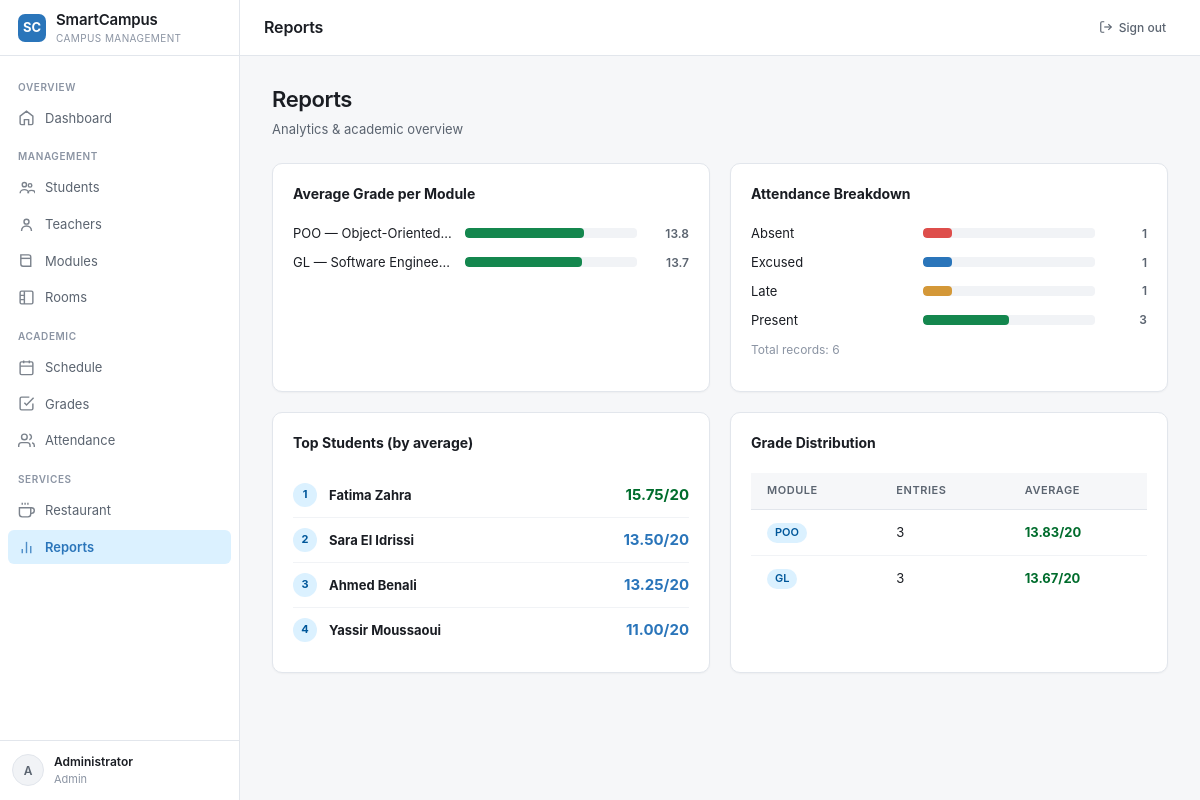
The app's page /reports (signed in) with its own data.
### tables this page shows
CREATE TABLE modules (
            id          INTEGER PRIMARY KEY AUTOINCREMENT,
            code        TEXT    NOT NULL UNIQUE,
            title       TEXT    NOT NULL,
            credits     INTEGER NOT NULL DEFAULT 3,
            semester    INTEGER NOT NULL DEFAULT 1,
            teacher_id  INTEGER REFERENCES teachers(id)
        );

CREATE TABLE attendance (
            id          INTEGER PRIMARY KEY AUTOINCREMENT,
            student_id  INTEGER NOT NULL REFERENCES students(id),
            session_id  INTEGER NOT NULL REFERENCES sessions(id),
            status      TEXT    NOT NULL DEFAULT 'present'
                        CHECK(status IN ('present','absent','late','excused')),
            date        TEXT    NOT NULL
        );

### app.py (the view)
@app.route("/reports")
@login_required(roles=["admin"])
def reports():
    db = get_db()
    module_avgs = rows_to_list(db.execute(
        """SELECT m.title, m.code, AVG(g.value) AS avg, COUNT(g.id) AS count
           FROM grades g JOIN modules m ON m.id=g.module_id
           GROUP BY m.id ORDER BY avg DESC"""
    ).fetchall())
    att_summary = rows_to_list(db.execute(
        """SELECT status, COUNT(*) AS cnt FROM attendance GROUP BY status"""
    ).fetchall())
    top_students = rows_to_list(db.execute(
        """SELECT s.first_name||' '||s.last_name AS name, AVG(g.value) AS avg
           FROM grades g JOIN students s ON s.id=g.student_id
           GROUP BY s.id ORDER BY avg DESC LIMIT 5"""
    ).fetchall())
    db.close()
    return render_template("reports.html",
                           module_avgs=module_avgs,
                           att_summary=att_summary,
                           top_students=top_students)

### app.py (called while the page is built)
def login_required(roles=None):
    def decorator(f):
        @functools.wraps(f)
        def wrapped(*args, **kwargs):
            if "user_id" not in session:
                flash("Please sign in first.", "warning")
                return redirect(url_for("login"))
            if roles and session.get("role") not in roles:
                flash("Access denied.", "danger")
                return redirect(url_for("dashboard"))
            return f(*args, **kwargs)
        return wrapped
    return decorator

def rows_to_list(rows):
    return [dict(r) for r in rows]

### database.py (called while the page is built)
def get_db():
    conn = sqlite3.connect(DB_PATH)
    conn.row_factory = sqlite3.Row
    conn.execute("PRAGMA foreign_keys = ON")
    return conn

### templates/reports.html (shortened to what this page needs)
{% extends "base.html" %}
{% block page_title %}Reports{% endblock %}
{% block content %}
<div class="page-header">
  <div><h1>Reports</h1><p>Analytics & academic overview</p></div>
</div>
<div class="reports-grid">
  <div class="card">
    <strong style="font-size:14px;display:block;margin-bottom:20px;">Average Grade per Module</strong>
    {% if module_avgs %}
      {% set max_avg = module_avgs | map(attribute='avg') | max %}
      {% for m in module_avgs %}
      <div class="bar-row">
        <span class="bar-label" title="{{ m.title }}">{{ m.code }} — {{ m.title[:20] }}{% if m.title|length > 20 %}…{% endif %}</span>
        <div class="bar-track">
          <div class="bar-fill" style="width:{{ ((m.avg or 0) / 20 * 100)|round(1) }}%;
            background: {% if (m.avg or 0) >= 12 %}oklch(0.55 0.13 155){% elif (m.avg or 0) >= 10 %}oklch(0.55 0.13 250){% else %}oklch(0.62 0.18 25){% endif %};"></div>
        </div>
        <span class="bar-val">{{ "%.1f"|format(m.avg or 0) }}</span>
      </div>
      {% endfor %}
    {% else %}
    <div class="empty-state"><p>No grade data yet.</p></div>
    {% endif %}
  </div>
  <div class="card">
    <strong style="font-size:14px;display:block;margin-bottom:20px;">Attendance Breakdown</strong>
    {% if att_summary %}
      {% set total = att_summary | sum(attribute='cnt') %}
      {% set colors = {'present': 'oklch(0.55 0.13 155)', 'absent': 'oklch(0.62 0.18 25)', 'late': 'oklch(0.72 0.13 75)', 'excused': 'oklch(0.55 0.13 250)'} %}
      {% for row in att_summary %}
      <div class="bar-row">
        <span class="bar-label" style="text-transform:capitalize;">{{ row.status }}</span>
        <div class="bar-track">
          <div class="bar-fill"
               style="width:{{ (row.cnt / total * 100)|round(1) }}%;background:{{ colors.get(row.status, 'oklch(0.55 0.13 250)') }};"></div>
        </div>
        <span class="bar-val">{{ row.cnt }}</span>
      </div>
      {% endfor %}
      <p style="font-size:12px;color:#8b94a3;margin-top:12px;">Total records: {{ total }}</p>
    {% else %}
    <div class="empty-state"><p>No attendance data yet.</p></div>
    {% endif %}
  </div>
  <div class="card">
    <strong style="font-size:14px;display:block;margin-bottom:20px;">Top Students (by average)</strong>
    {% if top_students %}
      {% for i, s in enumerate(top_students) %}
      <div class="top-student">
        <div class="rank">{{ i+1 }}</div>
        <div style="flex:1;">
          <strong style="font-size:13px;">{{ s.name }}</strong>
        </div>
        <span style="font-weight:700;font-size:15px;color:{% if s.avg >= 14 %}oklch(0.45 0.15 155){% elif s.avg >= 10 %}oklch(0.55 0.13 250){% else %}oklch(0.55 0.18 25){% endif %};">
          {{ "%.2f"|format(s.avg) }}/20
        </span>
      </div>
      {% endfor %}
    {% else %}
    <div class="empty-state"><p>No data yet.</p></div>
    {% endif %}
  </div>
  <div class="card">
    <strong style="font-size:14px;display:block;margin-bottom:20px;">Grade Distribution</strong>
    {% if module_avgs %}
    <table>
      <thead><tr><th>Module</th><th>Entries</th><th>Average</th></tr></thead>
      <tbody>
        {% for m in module_avgs %}
        <tr>
          <td><span class="badge badge-info">{{ m.code }}</span></td>
          <td>{{ m.count }}</td>
          <td>
            <strong style="color:{% if (m.avg or 0) >= 12 %}oklch(0.45 0.15 155){% elif (m.avg or 0) >= 10 %}oklch(0.45 0.13 250){% else %}oklch(0.55 0.18 25){% endif %};">
              {{ "%.2f"|format(m.avg or 0) }}/20
            </strong>
          </td>
        </tr>
        {% endfor %}
      </tbody>
    </table>
    {% else %}
    <div class="empty-state"><p>No grade data yet.</p></div>
    {% endif %}
  </div>
</div>
{% endblock %}

### templates/base.html (style rules this page uses)
*, *::before, *::after { box-sizing: border-box; }
html, body { height: 100%; margin: 0; }
body { font-family: 'Inter', -apple-system, BlinkMacSystemFont, 'Segoe UI', system-ui, sans-serif; background: #f6f7f9; color: #1a1d23; font-size: 14px; line-height: 1.45; -webkit-font-smoothing: antialiased; }
.page-header { display: flex; align-items: flex-end; justify-content: space-between; margin-bottom: 24px; gap: 16px; flex-wrap: wrap; }
.page-header h1 { margin: 0; font-size: 22px; font-weight: 600; letter-spacing: -0.02em; }
.page-header p { margin: 4px 0 0; color: #5b6470; font-size: 13px; }
.card { background: #fff; border: 1px solid #e2e6ec; border-radius: 10px; padding: 20px; box-shadow: 0 1px 2px rgba(15,20,30,.04); }
table { width: 100%; border-collapse: collapse; }
th { background: #f6f7f9; font-size: 11px; font-weight: 600; text-transform: uppercase; letter-spacing: 0.05em; color: #5b6470; padding: 10px 16px; text-align: left; border-bottom: 1px solid #e2e6ec; }
td { padding: 12px 16px; font-size: 13px; border-bottom: 1px solid #f1f3f6; vertical-align: middle; }
tr:last-child td { border-bottom: none; }
.badge { display: inline-flex; align-items: center; padding: 2px 8px; border-radius: 20px; font-size: 11px; font-weight: 600; }
.badge-info { background: oklch(0.95 0.04 250); color: oklch(0.45 0.13 250); }

### templates/reports.html (style rules this page uses)
.reports-grid { display: grid; grid-template-columns: 1fr 1fr; gap: 20px; }
.bar-row { display: flex; align-items: center; gap: 12px; margin-bottom: 10px; font-size: 13px; }
.bar-label { width: 160px; flex-shrink: 0; color: #1a1d23; white-space: nowrap; overflow: hidden; text-overflow: ellipsis; }
.bar-track { flex: 1; background: #f1f3f6; border-radius: 4px; height: 10px; overflow: hidden; }
.bar-fill { height: 100%; border-radius: 4px; background: oklch(0.55 0.13 250); transition: width 0.3s; }
.bar-val { width: 40px; text-align: right; font-weight: 600; color: #5b6470; font-size: 12px; }
.top-student { display: flex; align-items: center; gap: 12px; padding: 10px 0; border-bottom: 1px solid #f1f3f6; }
.top-student:last-child { border-bottom: none; }
.rank { width: 24px; height: 24px; border-radius: 50%; background: oklch(0.95 0.04 250); color: oklch(0.45 0.13 250); display: grid; place-items: center; font-size: 11px; font-weight: 700; flex-shrink: 0; }

### records on screen
modules: code "POO", title "Object-Oriented…", {{ ((m.avg or 0) / 20 * 100)|round(1) }} 69.2 (drawn), avg "13.8", count "3", avg "13.83"
modules: code "GL", title "Software Enginee…", {{ ((m.avg or 0) / 20 * 100)|round(1) }} 68.3 (drawn), avg "13.7", count "3", avg "13.67"
attendance: status "Absent", {{ (row.cnt / total * 100)|round(1) }} 16.7 (drawn), cnt "1"
attendance: status "Excused", {{ (row.cnt / total * 100)|round(1) }} 16.7 (drawn), cnt "1"
attendance: status "Late", {{ (row.cnt / total * 100)|round(1) }} 16.7 (drawn), cnt "1"
attendance: status "Present", {{ (row.cnt / total * 100)|round(1) }} 50.0 (drawn), cnt "3"

### other values on screen
{{ session.name[0].upper() }} "A"
{{ session.name }} "Administrator"
{{ session.role | capitalize }} "Admin"
{{ total }} "6"
{{ i+1 }} "1" "2" "3" "4"
{{ s.name }} "Fatima Zahra" "Sara El Idrissi" "Ahmed Benali" "Yassir Moussaoui"
{{ "%.2f"|format(s.avg) }} "15.75" "13.50" "13.25" "11.00"
